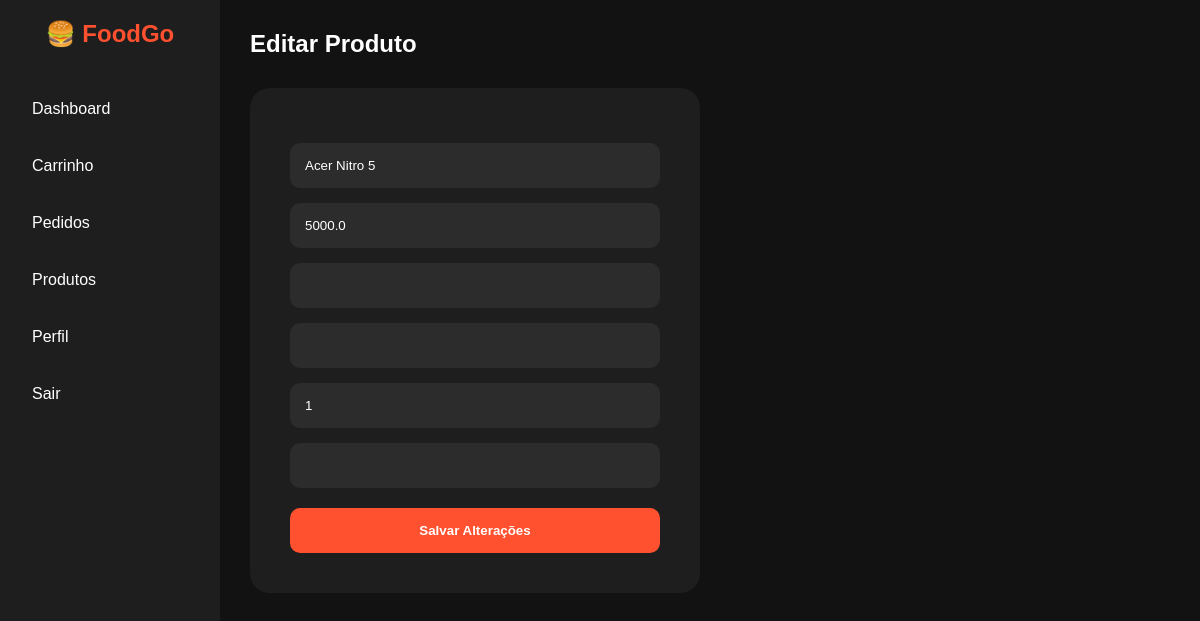
Page /editar_produto/1 (signed in) on the committed database.
### app.py (models this page shows)
class Produto(db.Model):
    id = db.Column(
        db.Integer,
        primary_key=True
    )
    nome = db.Column(
        db.String(100),
        nullable=False
    )
    preco = db.Column(
        db.Float,
        nullable=False
    )
    categoria = db.Column(
        db.String(50)
    )
    descricao = db.Column(
        db.String(300)
    )
    imagem = db.Column(
        db.String(300)
    )
    estoque = db.Column(
        db.Integer,
        default=1
    )

### app.py (the view, shortened to what this page needs)
@app.route(
    '/editar_produto/<int:id>',
    methods=['GET', 'POST']
)
@login_required
@role_required(
    ['Admin', 'Funcionario']
)
def editar_produto(id):
    produto = Produto.query.get_or_404(
        id
    )
    return render_template(
        'editar_produto.html',
        produto=produto
    )

### app.py (called while the page is built)
@login_manager.user_loader
def load_user(user_id):
    return User.query.get(
        int(user_id)
    )

def role_required(roles):
    def decorator(f):
        @wraps(f)
        def decorated_function(
            *args,
            **kwargs
        ):
            if current_user.role not in roles:
                abort(403)
            return f(
                *args,
                **kwargs
            )
        return decorated_function
    return decorator

### templates/editar_produto.html (shortened to what this page needs)
{% extends 'base.html' %}
{% block conteudo %}
<h1 style="margin-bottom:30px;">
    Editar Produto
</h1>
<form method="POST">
    <input
    type="text"
    name="nome"
    value="{{ produto.nome }}"
    required>
    <input
    type="number"
    step="0.01"
    name="preco"
    value="{{ produto.preco }}"
    required>
    <input
    type="text"
    name="categoria"
    value="{{ produto.categoria }}">
    <input
    type="text"
    name="imagem"
    value="{{ produto.imagem }}">
    <input
    type="number"
    name="estoque"
    value="{{ produto.estoque }}">
    <input
    type="text"
    name="descricao"
    value="{{ produto.descricao }}">
    <button type="submit">
        Salvar Alterações
    </button>
</form>
{% endblock %}

### templates/base.html (style rules this page uses)
* { margin:0; padding:0; box-sizing:border-box; font-family:Arial,sans-serif; }
body { background:#121212; color:white; }
form { background:#1e1e1e; padding:40px; border-radius:20px; width:450px; }
input, select, textarea { width:100%; padding:15px; margin-top:15px; border:none; border-radius:10px; background:#2c2c2c; color:white; }
button { width:100%; padding:15px; margin-top:20px; border:none; border-radius:10px; background:#ff512f; color:white; font-weight:bold; cursor:pointer; transition:0.3s; }

### rows in the picture
Produto: nome "Acer Nitro 5", preco "5000.0", estoque "1"
